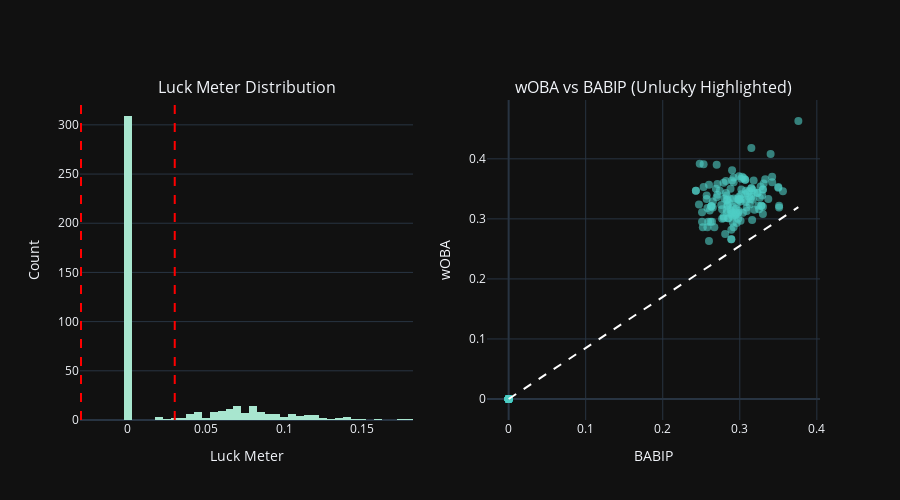

The code cell stored with this chart in its notebook:
### Code cell
# =============================================================================
# LUCK METER ANALYSIS
# =============================================================================

print("="*60)
print("LUCK METER ANALYSIS - UNLUCKY PLAYERS")
print("="*60)

if not full_2025.empty and 'luck_meter' in full_2025.columns:
    # Define unlucky threshold
    unlucky_threshold = -0.03
    unlucky_players = full_2025[full_2025['luck_meter'] < unlucky_threshold].copy()

    print(f"Total unlucky players: {len(unlucky_players)} ({len(unlucky_players)/len(full_2025)*100:.1f}% of dataset)")
    print(f"Average luck meter for unlucky: {unlucky_players['luck_meter'].mean():.3f}")
    print(f"Most unlucky player: {unlucky_players['luck_meter'].min():.3f}")

    # Top unlucky players (best buy-low candidates)
    print("\nTop 15 Unlucky Players (Best Buy-Low Candidates):")

    # Sort by luck meter (most negative first)
    top_unlucky = unlucky_players.nsmallest(15, 'luck_meter')

    display_cols = ['Name']
    for col in ['teamID', 'WAR', 'wOBA', 'BABIP', 'luck_meter']:
        if col in top_unlucky.columns:
            display_cols.append(col)

    if display_cols:
        display_df = top_unlucky[display_cols].copy()
        for col in ['wOBA', 'BABIP', 'luck_meter']:
            if col in display_df.columns:
                display_df[col] = display_df[col].apply(lambda x: f"{x:.3f}")
        display(display_df)

    # Visualize luck meter distribution
    fig = make_subplots(
        rows=1, cols=2,
        subplot_titles=['Luck Meter Distribution', 'wOBA vs BABIP (Unlucky Highlighted)']
    )

    # Histogram
    fig.add_trace(
        go.Histogram(
            x=full_2025['luck_meter'],
            nbinsx=50,
            marker_color='#a8e6cf',
            name='All Players'
        ),
        row=1, col=1
    )

    # Add threshold lines
    fig.add_vline(x=unlucky_threshold, line_dash="dash", line_color="red", row=1, col=1)
    fig.add_vline(x=-unlucky_threshold, line_dash="dash", line_color="red", row=1, col=1)

    # Scatter plot
    fig.add_trace(
        go.Scatter(
            x=full_2025['BABIP'],
            y=full_2025['wOBA'],
            mode='markers',
            marker=dict(
                color=np.where(full_2025['luck_meter'] < unlucky_threshold, '#ff6b6b', '#4ecdc4'),
                size=8,
                opacity=0.6
            ),
            name='Players',
            text=full_2025['Name'] if 'Name' in full_2025.columns else None
        ),
        row=1, col=2
    )

    # Add reference line
    x_range = np.linspace(full_2025['BABIP'].min(), full_2025['BABIP'].max(), 100)
    y_expected = x_range * 0.85
    fig.add_trace(
        go.Scatter(
            x=x_range,
            y=y_expected,
            mode='lines',
            line=dict(dash='dash', color='white'),
            name='Expected Line'
        ),
        row=1, col=2
    )

    fig.update_layout(height=500, showlegend=False)
    fig.update_xaxes(title_text='Luck Meter', row=1, col=1)
    fig.update_yaxes(title_text='Count', row=1, col=1)
    fig.update_xaxes(title_text='BABIP', row=1, col=2)
    fig.update_yaxes(title_text='wOBA', row=1, col=2)

    fig.show()

    print("\nInterpretation:")
    print("- Red dots: Unlucky players (buy-low candidates)")
    print("- Players below the expected line are underperforming relative to their BABIP")
    print("- These players are likely to improve as luck normalizes")

### Figure 1 — Plotly figure (JSON) as saved in the notebook; plotly's stock layout.template omitted (floating-point values rounded to 4 significant figures; data arrays with more than 128 entries replaced by an {"elided": "..."} marker saying what was removed)
{"data": [{"marker": {"color": "#a8e6cf"}, "name": "All Players", "nbinsx": 50, "x": {"elided": "452 float values"}, "type": "histogram", "xaxis": "x", "yaxis": "y"}, {"marker": {"color": {"elided": "452 str values"}, "opacity": 0.6, "size": 8}, "mode": "markers", "name": "Players", "text": {"elided": "452 str values"}, "x": {"elided": "452 float values"}, "y": {"elided": "452 float values"}, "type": "scatter", "xaxis": "x2", "yaxis": "y2"}, {"line": {"color": "white", "dash": "dash"}, "mode": "lines", "name": "Expected Line", "x": [0.0, 0.003798, 0.007596, 0.01139, 0.01519, 0.01899, 0.02279, 0.02659, 0.03038, 0.03418, 0.03798, 0.04178, 0.04558, 0.04937, 0.05317, 0.05697, 0.06077, 0.06457, 0.06836, 0.07216, 0.07596, 0.07976, 0.08356, 0.08735, 0.09115, 0.09495, 0.09875, 0.1025, 0.1063, 0.1101, 0.1139, 0.1177, 0.1215, 0.1253, 0.1291, 0.1329, 0.1367, 0.1405, 0.1443, 0.1481, 0.1519, 0.1557, 0.1595, 0.1633, 0.1671, 0.1709, 0.1747, 0.1785, 0.1823, 0.1861, 0.1899, 0.1937, 0.1975, 0.2013, 0.2051, 0.2089, 0.2127, 0.2165, 0.2203, 0.2241, 0.2279, 0.2317, 0.2355, 0.2393, 0.2431, 0.2469, 0.2507, 0.2545, 0.2583, 0.2621, 0.2659, 0.2697, 0.2735, 0.2773, 0.2811, 0.2848, 0.2886, 0.2924, 0.2962, 0.3, 0.3038, 0.3076, 0.3114, 0.3152, 0.319, 0.3228, 0.3266, 0.3304, 0.3342, 0.338, 0.3418, 0.3456, 0.3494, 0.3532, 0.357, 0.3608, 0.3646, 0.3684, 0.3722, 0.376], "y": [0.0, 0.003228, 0.006457, 0.009685, 0.01291, 0.01614, 0.01937, 0.0226, 0.02583, 0.02905, 0.03228, 0.03551, 0.03874, 0.04197, 0.0452, 0.04842, 0.05165, 0.05488, 0.05811, 0.06134, 0.06457, 0.06779, 0.07102, 0.07425, 0.07748, 0.08071, 0.08394, 0.08716, 0.09039, 0.09362, 0.09685, 0.1001, 0.1033, 0.1065, 0.1098, 0.113, 0.1162, 0.1194, 0.1227, 0.1259, 0.1291, 0.1324, 0.1356, 0.1388, 0.142, 0.1453, 0.1485, 0.1517, 0.155, 0.1582, 0.1614, 0.1646, 0.1679, 0.1711, 0.1743, 0.1776, 0.1808, 0.184, 0.1872, 0.1905, 0.1937, 0.1969, 0.2002, 0.2034, 0.2066, 0.2098, 0.2131, 0.2163, 0.2195, 0.2228, 0.226, 0.2292, 0.2324, 0.2357, 0.2389, 0.2421, 0.2453, 0.2486, 0.2518, 0.255, 0.2583, 0.2615, 0.2647, 0.2679, 0.2712, 0.2744, 0.2776, 0.2809, 0.2841, 0.2873, 0.2905, 0.2938, 0.297, 0.3002, 0.3035, 0.3067, 0.3099, 0.3131, 0.3164, 0.3196], "type": "scatter", "xaxis": "x2", "yaxis": "y2"}], "layout": {"xaxis": {"anchor": "y", "domain": [0.0, 0.45], "title": {"text": "Luck Meter"}}, "yaxis": {"anchor": "x", "domain": [0.0, 1.0], "title": {"text": "Count"}}, "xaxis2": {"anchor": "y2", "domain": [0.55, 1.0], "title": {"text": "BABIP"}}, "yaxis2": {"anchor": "x2", "domain": [0.0, 1.0], "title": {"text": "wOBA"}}, "annotations": [{"font": {"size": 16}, "showarrow": false, "text": "Luck Meter Distribution", "x": 0.225, "xanchor": "center", "xref": "paper", "y": 1.0, "yanchor": "bottom", "yref": "paper"}, {"font": {"size": 16}, "showarrow": false, "text": "wOBA vs BABIP (Unlucky Highlighted)", "x": 0.775, "xanchor": "center", "xref": "paper", "y": 1.0, "yanchor": "bottom", "yref": "paper"}], "shapes": [{"line": {"color": "red", "dash": "dash"}, "type": "line", "x0": -0.03, "x1": -0.03, "xref": "x", "y0": 0, "y1": 1, "yref": "y domain"}, {"line": {"color": "red", "dash": "dash"}, "type": "line", "x0": 0.03, "x1": 0.03, "xref": "x", "y0": 0, "y1": 1, "yref": "y domain"}], "height": 500, "showlegend": false}}
